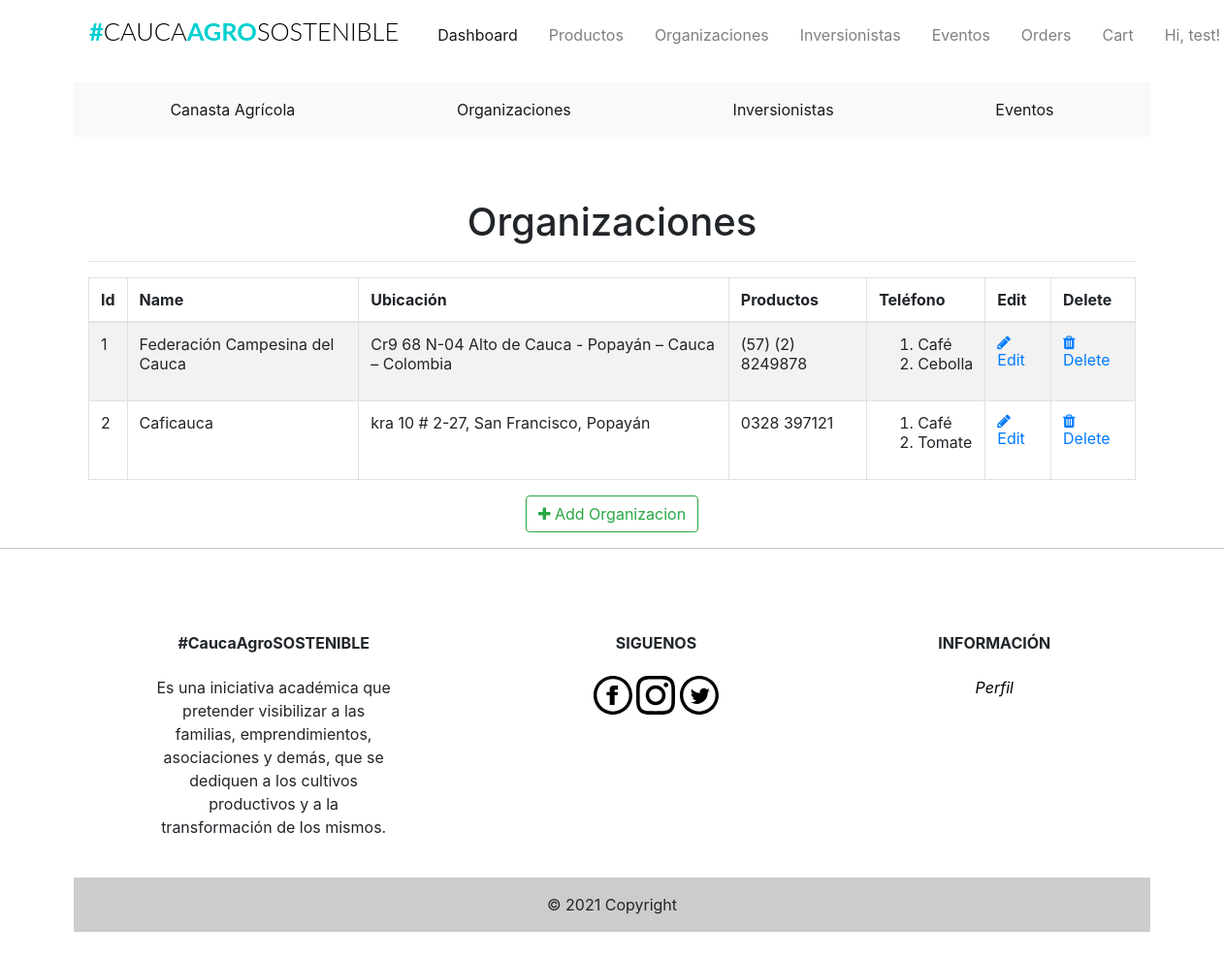
/admin/organizaciones (signed in), run on an earlier commit of the app's database.
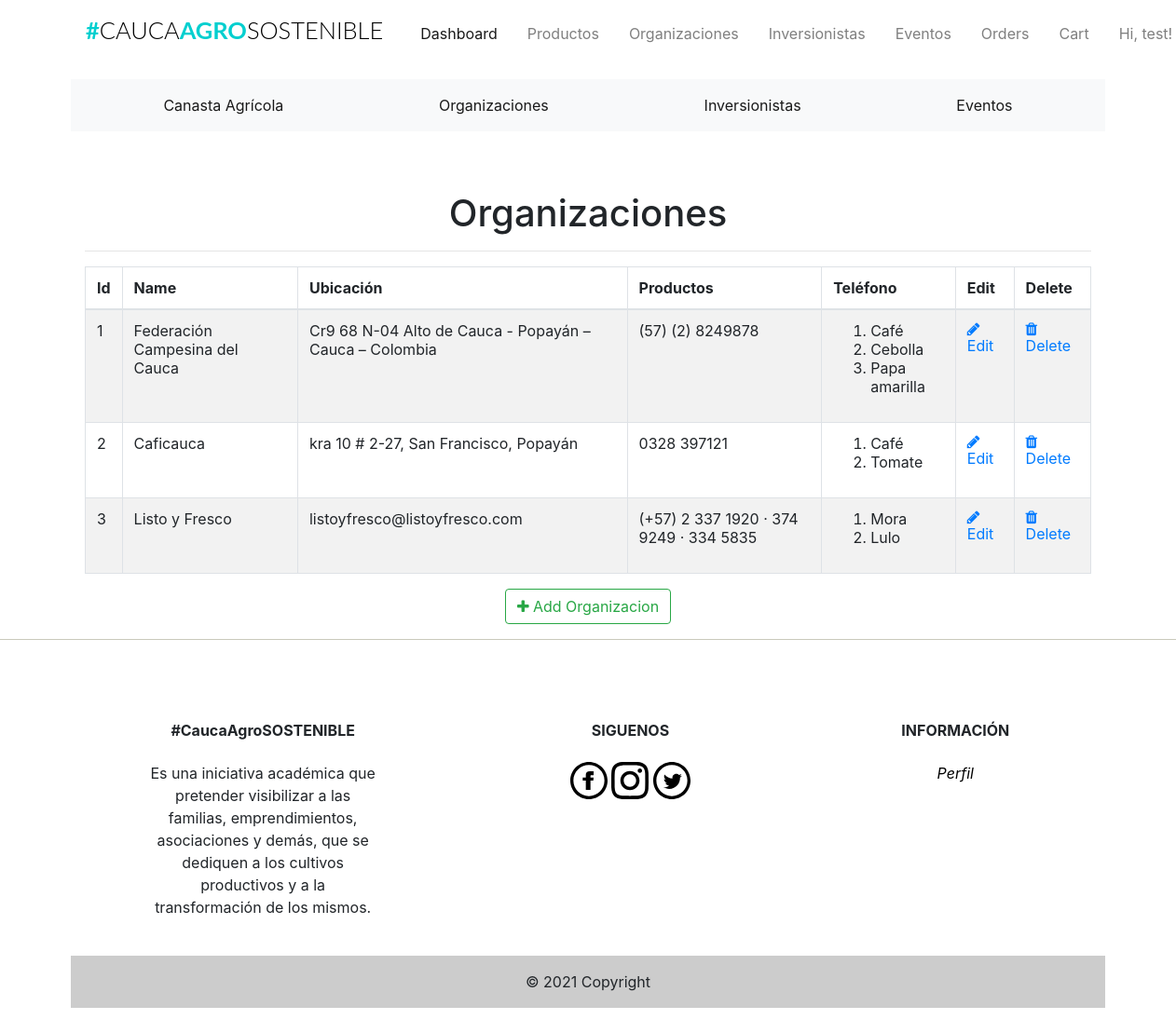
And on a later commit of the database.
### app/models.py (models this page shows, shortened)
class Organizaciones(db.Model):
    __tablename__ = 'organizaciones'
    id = db.Column(db.Integer, primary_key=True)
    organizacion_name = db.Column(db.String(20), index=True)
    organizacion_image = db.Column(db.String(120))
    organizacion_location = db.Column(db.String(120))
    organizacion_phone = db.Column(db.String(15))
    product = db.relationship('Products', backref='organizacion')

class Products(db.Model):
    __tablename__ = 'products'
    id = db.Column(db.Integer, primary_key=True)
    product_name = db.Column(db.String(100), index=True)
    product_price = db.Column(db.Integer, index=True)
    product_image = db.Column(db.String(120))
    product_description = db.Column(db.String(200))
    product_stock = db.Column(db.Integer)
    promotion_value = db.Column(db.Integer, index=True)
    organizacion_id = db.Column(db.Integer, db.ForeignKey('organizaciones.id'))

### app/admin/routes.py (the view)
@admin.route('/organizaciones', methods=['GET', 'POST'])
@login_required
def list_organizaciones():
    check_admin()
    organizaciones = Organizaciones.query.all()
    return render_template('admin/organizaciones/organizaciones.html', title="Organizaciones", organizaciones=organizaciones)

### app/admin/routes.py (called while the page is built)
def check_admin():
    if not current_user.is_admin:
        abort(403)

### app/models.py (called while the page is built)
@login_manager.user_loader
def load_user(id):
    return Users.query.get(int(id))

### app/templates/admin/organizaciones/organizaciones.html (shortened to what this page needs)
{% extends "base.html" %}
{% block head %}
<head>
    <link href="//maxcdn.bootstrapcdn.com/font-awesome/4.1.0/css/font-awesome.min.css" rel="stylesheet">
</head>
{%endblock head%}
{% block body %}
<div class="container">
  <div class="outer">
    <div class="middle">
      <div class="inner">
        <br/>
        <br/>
        <h1 style="text-align:center;">Organizaciones</h1>
        {% if organizaciones %}
          <hr class="intro-divider">
            <table class="table table-striped table-bordered">
              <thead>
                <tr>
                  <th> Id </th>
                  <th> Name </th>
                  <th> Ubicaci&oacute;n </th>
                  <th> Productos</th>
                  <th> Tel&eacute;fono </th>
                  <th> Edit </th>
                  <th> Delete </th>
                </tr>
              </thead>
              <tbody>
              {% for organizacion in organizaciones %}
                <tr>
                  <td> {{ organizacion.id}} </td>
                  <td> {{ organizacion.organizacion_name }} </td>
                  <td> {{ organizacion.organizacion_location }} </td>
                  <td> {{ organizacion.organizacion_phone }} </td>
                    {% if organizacion.product == [] %}
                    <td>
                      0
                    </td>
                    {% else %}
                  <td>
                      <ol>
                        {% for name in organizacion.product %}
                          <li>
                            {{ name.product_name }}
                          </li>
                          {% endfor %}
                        </ol>
                  </td>
                  {% endif %}
                  <td>
                    <a href="{{ url_for('admin.edit_organizacion', id=organizacion.id) }}">
                      <i class="fa fa-pencil"></i> Edit
                    </a>
                  </td>
                  <td>
                    <a href="{{ url_for('admin.delete_organizacion', id=organizacion.id) }}">
                      <i class="fa fa-trash"></i> Delete
                    </a>
                  </td>
                </tr>
              {% endfor %}
              </tbody>
            </table>
          <div style="text-align: center">
        {% else %}
          <div style="text-align: center">
            <h3> No Organizacion have been added. </h3>
            <hr class="intro-divider">
        {% endif %}
          <a href="{{ url_for('admin.add_organizacion') }}" class="btn btn-outline-success">
            <i class="fa fa-plus"></i>
            Add Organizacion
          </a>
        </div>
      </div>
    </div>
  </div>
</div>
{% endblock %}

What changed in the data, as far as the page shows it:
added Products: product_name "Papa amarilla", shown under Organizaciones "Federación Campesina del Cauca"
added Organizaciones: id "3", organizacion_name "Listo y Fresco", organizacion_location "listoyfresco@listoyfresco.com", organizacion_phone "(+57) 2 337 1920 · 374 9249 · 334 5835"
added Products: product_name "Mora", shown under "3"
added Products: product_name "Lulo", shown under "3"
